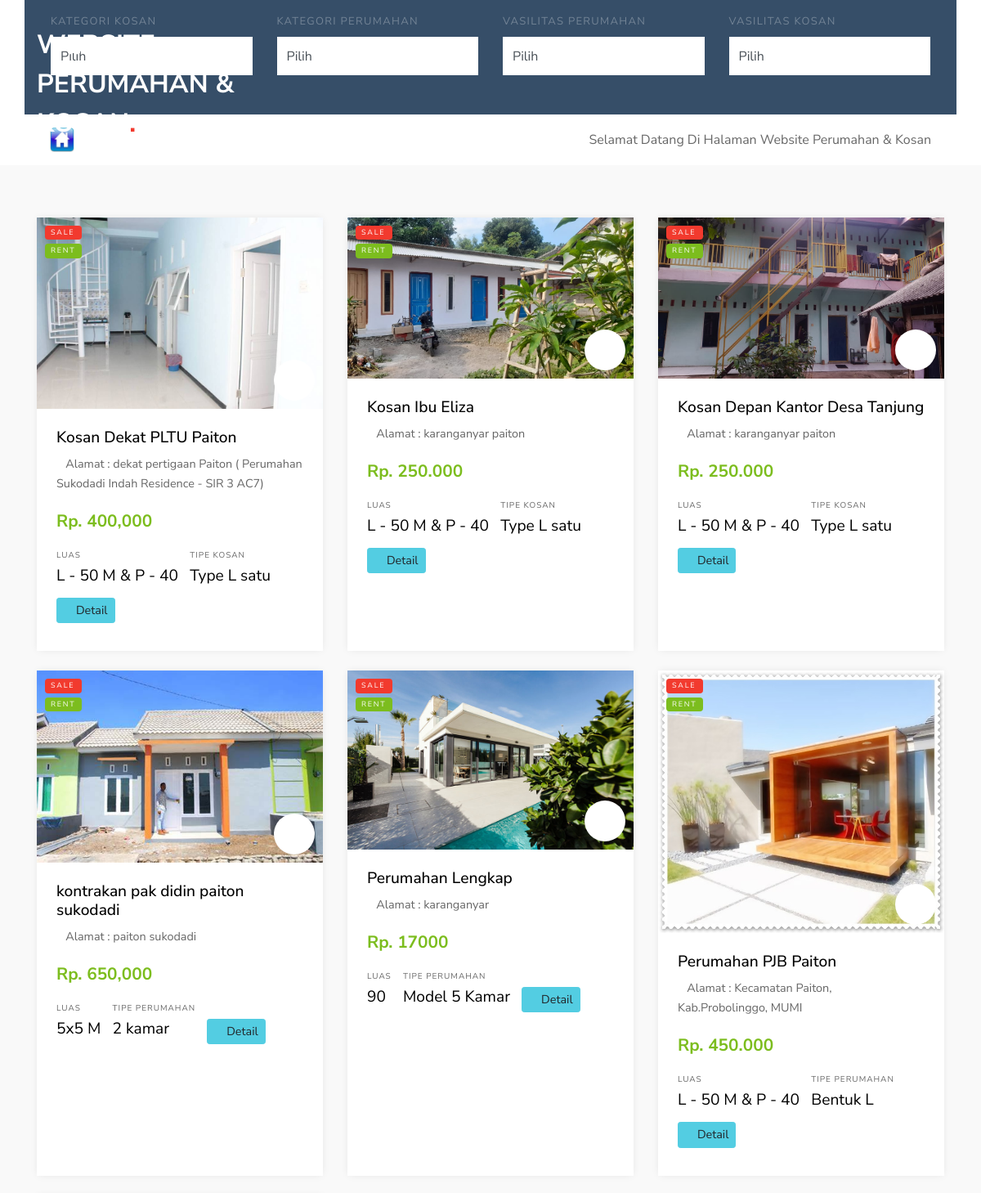
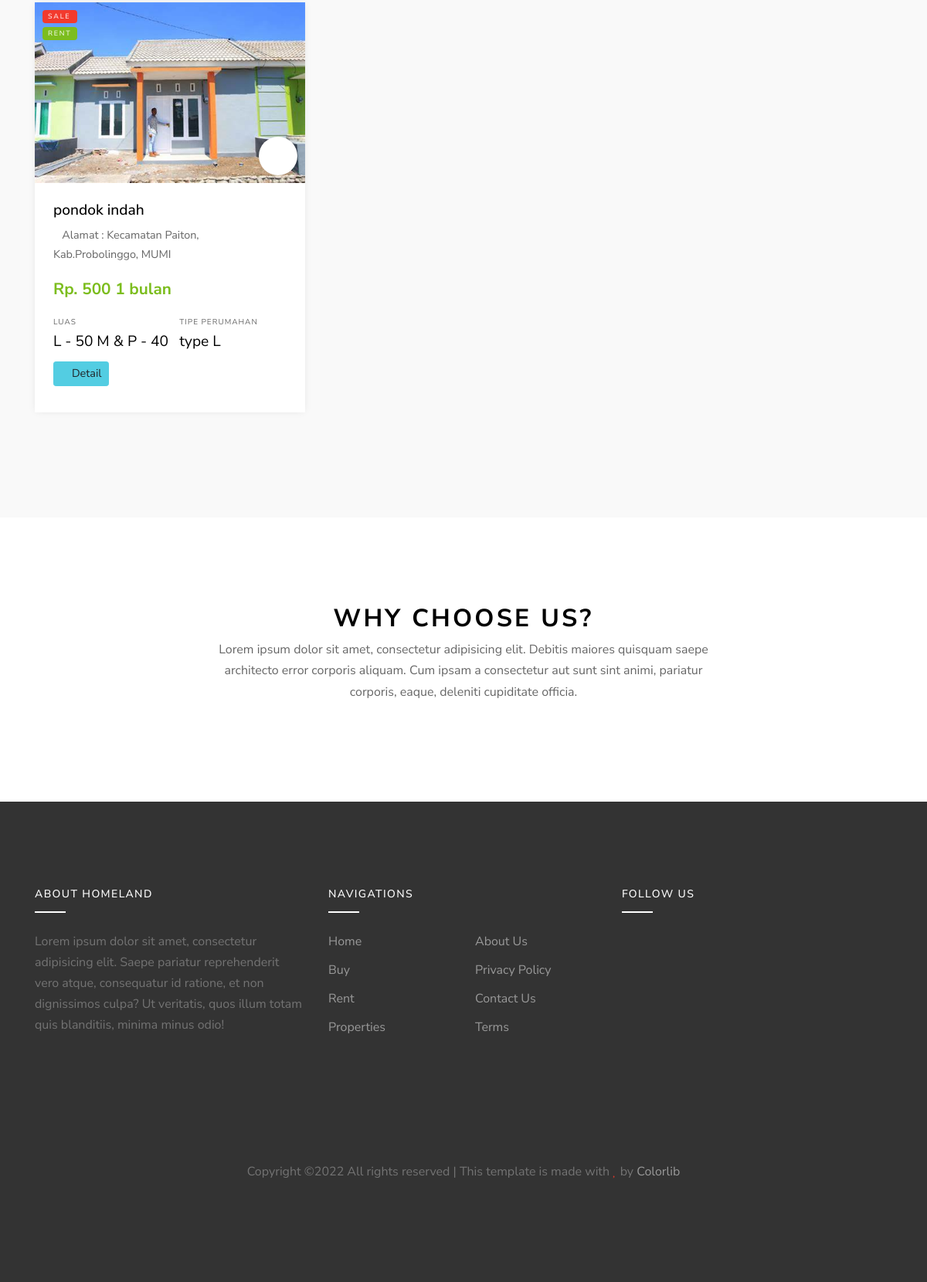
The app's page /WEBSITE/ with its own data (2 pictures, top to bottom).
### Aplikasi_Web_Perumahan2022/models.py (models this page shows, shortened)
class Model_kosan(models.Model):
	nama_kosan	= models.CharField(max_length = 1200)
	nama_kategori	= models.CharField(max_length = 1200)
	tipe_kosan	=models.CharField(max_length = 1200)
	luas	=models.CharField(max_length = 25)
	alamat	= models.CharField(max_length = 1200)
	nohp	= models.CharField(max_length = 1200)
	deskripsi	= models.CharField(max_length = 1200)
	foto_kosan	=models.ImageField(upload_to ='Berkas/', null=True)
	vasilitas	= models.CharField(max_length = 1200)
	harga	= models.CharField(max_length = 1200)
	published = models.DateTimeField(auto_now_add = True)
	updated = models.DateTimeField(auto_now = True)

class Model_perumahan(models.Model):
	nama_perumahan	= models.CharField(max_length = 1200)
	nama_kategori	= models.CharField(max_length = 1200)
	tipe_perumahan	=models.CharField(max_length = 1200)
	luas	=models.CharField(max_length = 25)
	alamat	= models.CharField(max_length = 1200)
	nohp	= models.CharField(max_length = 1200)
	deskripsi	= models.CharField(max_length = 1200)
	foto_perumahan	=models.ImageField(upload_to ='Berkas/', null=True)
	vasilitas	= models.CharField(max_length = 1200)
	harga	= models.CharField(max_length = 1200)
	published = models.DateTimeField(auto_now_add = True)
	updated = models.DateTimeField(auto_now = True)

### Aplikasi_Web_Perumahan2022/views.py (the view)
# urls.py: url(r'^WEBSITE/$',Halaman_kosan, name="Halaman_kosan"),
def Halaman_kosan(request):
	tampil_kosan = Model_kosan.objects.all()
	tampil_perumahan = Model_perumahan.objects.all()
	select_perumahan = Model_kategori_perumahan.objects.all()
	select_kosan = Model_kategori_kosan.objects.all()
	select_vasilitas_perumahan = Model_vasilitas_perumahan.objects.all()
	select_vasilitas_kosan = Model_vasilitas_kosan.objects.all()
	context = {
	'tampil_kosan': tampil_kosan,
	'tampil_perumahan': tampil_perumahan,
	'select_perumahan': select_perumahan,
	'select_kosan': select_kosan,
	'select_vasilitas_kosan': select_vasilitas_kosan,
	'select_vasilitas_perumahan': select_vasilitas_perumahan
	}
	return render(request, 'Website/halaman_kosan.html',  context)

### Aplikasi_Web_Perumahan2022/templates/Website/halaman_kosan.html (shortened to what this page needs)
{% include 'Website/style_atas.html' %}
    <div class="site-section site-section-sm bg-light">
      <div class="container">
        <div class="row mb-5">
        {% for tampil in tampil_kosan %}
          <div class="col-md-6 col-lg-4 mb-4">
            <div class="property-entry h-100">
              <a href="property-details.html" class="property-thumbnail">
                <div class="offer-type-wrap">
                  <span class="offer-type bg-danger">Sale</span>
                  <span class="offer-type bg-success">Rent</span>
                </div>
                <img src="{{tampil.foto_kosan.url}}" alt="Image" class="img-fluid">
              </a>
              <div class="p-4 property-body">
                <a href="#" class="property-favorite"><span class="icon-heart-o"></span></a>
                <h2 class="property-title"><a href="">{{tampil.nama_kosan}}</a></h2>
                <span class="property-location d-block mb-3"><span class="property-icon icon-room"></span>Alamat : {{tampil.alamat}}</span>
                <strong class="property-price text-primary mb-3 d-block text-success">Rp. {{tampil.harga}}</strong>
                <ul class="property-specs-wrap mb-3 mb-lg-0">
                  <li>
                    <span class="property-specs">Luas</span>
                    <span class="property-specs-number">{{tampil.luas}} </span>
                  </li>
                  <li>
                    <span class="property-specs">Tipe Kosan</span>
                    <span class="property-specs-number">{{tampil.tipe_kosan}}</span>
                  </li>
                  <li>
                    <span class="property-specs">
                      <form method="get" action="{% url 'detail_kosan' %}">
                        <button type="submit" class="btn btn-sm btn-info"><i class="icon icon-check"></i> Detail</button>
                      </form>
                    </span>
                  </li>
                </ul>
              </div>
            </div>
          </div>
          {% endfor%}
        {% for tampil_p in tampil_perumahan %}
          <div class="col-md-6 col-lg-4 mb-4">
            <div class="property-entry h-100">
              <a href="property-details.html" class="property-thumbnail">
                <div class="offer-type-wrap">
                  <span class="offer-type bg-danger">Sale</span>
                  <span class="offer-type bg-success">Rent</span>
                </div>
                <img src="{{tampil_p.foto_perumahan.url}}" alt="Image" class="img-fluid">
              </a>
              <div class="p-4 property-body">
                <a href="#" class="property-favorite"><span class="icon-heart-o"></span></a>
                <h2 class="property-title"><a href="#">{{tampil_p.nama_perumahan}}</a></h2>
                <span class="property-location d-block mb-3"><span class="property-icon icon-room"></span>Alamat : {{tampil_p.alamat}}</span>
                <strong class="property-price text-primary mb-3 d-block text-success">Rp. {{tampil_p.harga}}</strong>
                <ul class="property-specs-wrap mb-3 mb-lg-0">
                  <li>
                    <span class="property-specs">Luas</span>
                    <span class="property-specs-number">{{tampil_p.luas}} </span>
                  </li>
                  <li>
                    <span class="property-specs">Tipe Perumahan</span>
                    <span class="property-specs-number">{{tampil_p.tipe_perumahan}}</span>
                  </li>
                  <li>
                    <span class="property-specs">
                      <form method="get" action="{% url 'detail_perumahan' %}">
                        <button type="submit" class="btn btn-sm btn-info"><i class="icon icon-check"></i> Detail</button>
                      </form>
                    </span>
                  </li>
                </ul>
              </div>
            </div>
          </div>
          {% endfor%}
        </div>
      </div>
    </div>
    {% include 'Website/style_bawah.html' %}

### Aplikasi_Web_Perumahan2022/templates/Website/style_atas.html (shortened to what this page needs)
<!DOCTYPE html>
<html lang="en">
  <head>
    <link rel="stylesheet" href="/static/website/fonts/icomoon/style.css">
    <link rel="stylesheet" href="/static/website/css/bootstrap.min.css">
    <link rel="stylesheet" href="/static/website/css/magnific-popup.css">
    <link rel="stylesheet" href="/static/website/css/jquery-ui.css">
    <link rel="stylesheet" href="/static/website/css/owl.carousel.min.css">
    <link rel="stylesheet" href="/static/website/css/owl.theme.default.min.css">
    <link rel="stylesheet" href="/static/website/css/bootstrap-datepicker.css">
    <link rel="stylesheet" href="/static/website/css/mediaelementplayer.css">
    <link rel="stylesheet" href="/static/website/css/animate.css">
    <link rel="stylesheet" href="/static/website/fonts/flaticon/font/flaticon.css">
    <link rel="stylesheet" href="/static/website/css/fl-bigmug-line.css">
    <link rel="stylesheet" href="/static/website/css/aos.css">
    <link rel="stylesheet" href="/static/website/css/style.css">
  </head>
  <body>
  <div class="site-wrap">
    <div class="site-navbar mt-4">
        <div class="container py-1">
          <div class="row align-items-center">
            <div class="col-8 col-md-8 col-lg-4">
              <h1 class="mb-0"><a href="index.html" class="text-white h2 mb-0"><strong>WEBSITE PERUMAHAN & KOSAN<span class="text-danger">.</span></strong></a></h1>
            </div>
            <div class="col-4 col-md-4 col-lg-8">
            </div>
          </div>
        </div>
      </div>
    </div>
    <div class="site-section site-section-sm pb-0">
      <div class="container">
        <div class="row">
          <div class="form-search col-md-12" style="margin-top: -100px;">
            <div class="row  align-items-end">
              <div class="col-md-3">
                <form method="get" action="{% url 'cari_kosan' %}">
                <label for="list-types">Kategori Kosan</label>
                <div class="select-wrap">
                  <select id="list-types" class="form-control d-block rounded-0" name="cari_kosan" onchange="this.form.submit();">
                    <option value="">Pilih</option>
                  </select>
                </div>
              </form>
              </div>
              <div class="col-md-3">
                <form method="get" action="{% url 'cari_perumahan' %}">
                <label for="offer-types">Kategori Perumahan</label>
                <div class="select-wrap">
                  <select id="offer-types" class="form-control d-block rounded-0" name="cari_perumahan" onchange="this.form.submit();">
                    <option value="">Pilih</option>
                  </select>
                </div>
              </form>
              </div>
              <div class="col-md-3">
                <form method="get" action="{% url 'cari_vasilitas_perumahan' %}">
                <label for="select-city">Vasilitas Perumahan</label>
                <div class="select-wrap">
                  <select id="select-city" class="form-control d-block rounded-0" name="cari_vasilitas_perumahan" onchange="this.form.submit();">
                    <option value="">Pilih</option>
                  </select>
                </div>
              </form>
              </div>
              <div class="col-md-3">
                <form method="get" action="{% url 'cari_vasilitas_kosan' %}">
                <label for="select-city">Vasilitas Kosan</label>
                <div class="select-wrap">
                  <select id="select-city" class="form-control d-block rounded-0" name="cari_vasilitas_kosan" onchange="this.form.submit();">
                    <option value="">Pilih</option>
                  </select>
                </div>
              </form>
              </div>
            </div>
          </div>
        </div>
        <div class="row">
          <div class="col-md-12">
            <div class="view-options bg-white py-3 px-3 d-md-flex align-items-center">
              <div class="mr-auto">
                <a href="{% url 'Halaman_kosan' %}" class="icon-view view-module active">
                <img src="/static/home.jpg" style="width: 30px;">
                </a>
              </div>
              <div class="ml-auto d-flex align-items-center">
                <div class="select-wrap">
                  <marquee>Selamat Datang Di Halaman Website Perumahan & Kosan</marquee>
                </div>
              </div>
            </div>
          </div>
        </div>
      </div>
    </div>

### Aplikasi_Web_Perumahan2022/templates/Website/style_bawah.html (shortened to what this page needs)
<div class="site-section">
      <div class="container">
        <div class="row justify-content-center">
          <div class="col-md-7 text-center">
            <div class="site-section-title">
              <h2>Why Choose Us?</h2>
            </div>
            <p>Lorem ipsum dolor sit amet, consectetur adipisicing elit. Debitis maiores quisquam saepe architecto error corporis aliquam. Cum ipsam a consectetur aut sunt sint animi, pariatur corporis, eaque, deleniti cupiditate officia.</p>
          </div>
        </div>
        </div>
    </div>
    <footer class="site-footer">
      <div class="container">
        <div class="row">
          <div class="col-lg-4">
            <div class="mb-5">
              <h3 class="footer-heading mb-4">About Homeland</h3>
              <p>Lorem ipsum dolor sit amet, consectetur adipisicing elit. Saepe pariatur reprehenderit vero atque, consequatur id ratione, et non dignissimos culpa? Ut veritatis, quos illum totam quis blanditiis, minima minus odio!</p>
            </div>
          </div>
          <div class="col-lg-4 mb-5 mb-lg-0">
            <div class="row mb-5">
              <div class="col-md-12">
                <h3 class="footer-heading mb-4">Navigations</h3>
              </div>
              <div class="col-md-6 col-lg-6">
                <ul class="list-unstyled">
                  <li><a href="#">Home</a></li>
                  <li><a href="#">Buy</a></li>
                  <li><a href="#">Rent</a></li>
                  <li><a href="#">Properties</a></li>
                </ul>
              </div>
              <div class="col-md-6 col-lg-6">
                <ul class="list-unstyled">
                  <li><a href="#">About Us</a></li>
                  <li><a href="#">Privacy Policy</a></li>
                  <li><a href="#">Contact Us</a></li>
                  <li><a href="#">Terms</a></li>
                </ul>
              </div>
            </div>
          </div>
          <div class="col-lg-4 mb-5 mb-lg-0">
            <h3 class="footer-heading mb-4">Follow Us</h3>
                <div>
                  <a href="#" class="pl-0 pr-3"><span class="icon-facebook"></span></a>
                  <a href="#" class="pl-3 pr-3"><span class="icon-twitter"></span></a>
                  <a href="#" class="pl-3 pr-3"><span class="icon-instagram"></span></a>
                  <a href="#" class="pl-3 pr-3"><span class="icon-linkedin"></span></a>
                </div>
          </div>
        </div>
        <div class="row pt-5 mt-5 text-center">
          <div class="col-md-12">
            <p>
            Copyright &copy; All rights reserved | This template is made with <i class="icon-heart text-danger" aria-hidden="true"></i> by <a href="https://colorlib.com" target="_blank" >Colorlib</a>
            </p>
          </div>
        </div>
      </div>
    </footer>
  </body>
</html>

### records on screen
Model_kosan: foto_kosan (picture), nama_kosan "Kosan Dekat PLTU Paiton", alamat "dekat pertigaan Paiton ( Perumahan Sukodadi Indah Residence - SIR 3 AC7)", harga "400,000", luas "L - 50 M & P - 40", tipe_kosan "Type L satu"
Model_kosan: foto_kosan (picture), nama_kosan "Kosan Ibu Eliza", alamat "karanganyar paiton", harga "250.000", luas "L - 50 M & P - 40", tipe_kosan "Type L satu"
Model_kosan: foto_kosan (picture), nama_kosan "Kosan Depan Kantor Desa Tanjung", alamat "karanganyar paiton", harga "250.000", luas "L - 50 M & P - 40", tipe_kosan "Type L satu"
Model_perumahan: foto_perumahan (picture), nama_perumahan "kontrakan pak didin paiton sukodadi", alamat "paiton sukodadi", harga "650,000", luas "5x5 M", tipe_perumahan "2 kamar"
Model_perumahan: foto_perumahan (picture), nama_perumahan "Perumahan Lengkap", alamat "karanganyar", harga "17000", luas "90", tipe_perumahan "Model 5 Kamar"
Model_perumahan: foto_perumahan (picture), nama_perumahan "Perumahan PJB Paiton", alamat "Kecamatan Paiton, Kab.Probolinggo, MUMI", harga "450.000", luas "L - 50 M & P - 40", tipe_perumahan "Bentuk L"
Model_perumahan: foto_perumahan (picture), nama_perumahan "pondok indah", alamat "Kecamatan Paiton, Kab.Probolinggo, MUMI", harga "500 1 bulan", luas "L - 50 M & P - 40", tipe_perumahan "type L"
